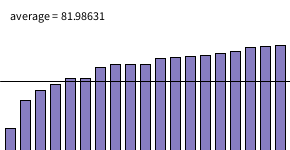
Frame 1 (no input)
Frame 60 (the mouse pressed at the canvas centre just before this capture): identical to frame 1, image omitted
Frame 120 (the mouse held since frame 60 and released just before this capture): identical to frame 1, image omitted

The Processing sketch that drew this single still picture (run headless with seeded random() and noise(); from frame 60 on, the mouse is pressed at the canvas centre):

// Processing sketch: processing_75279
// ── processing_75279.pde

int scoresSize = 19;
float scores[] = {
  21.43, 50.00, 59.52, 65.48, 71.43, 71.43, 82.74, 85.71, 
  85.71, 85.71, 91.67, 92.86, 93.45, 94.64, 96.43, 98.81, 
  102.98, 103.57, 104.17
};

float average = 0.0;

void setup() {
  size(290, 150);
  background(0);

  return;
}

void draw() {
  background(255);

  fill(135, 125, 193);

  float loc = 5.0;
  float sum = 0.0;

  for (int i = 0; i < scoresSize; i++) {
    rect(loc, height-(scores[i]), 10, height);
    loc += 15.0;
    sum += scores[i];
  }
  
  fill(0);
  average = sum/scoresSize;
  text("average = " + average, 10, 20);
  line(0, average, width, average);
}
